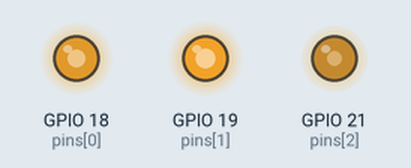
Simulated run of this program. Board: ESP32 board running MicroPython. Shown: output pins drawn as LEDs (lit = HIGH). Random numbers come from a fixed seed.

Above: at 0.1 s.
At 5.1 s:
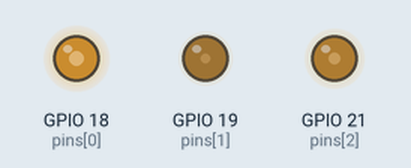
At 9.9 s:
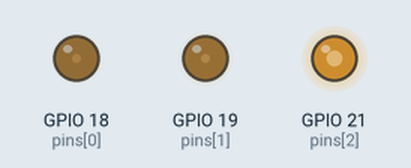
At 19.9 s:
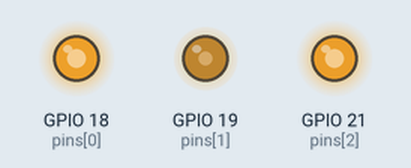
At 29.71 s:
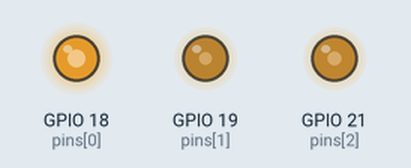
At 39.71 s:
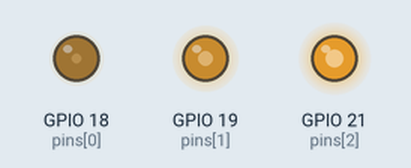
Timing chart, 0 to 40.0 s (numbered marks = the images above):
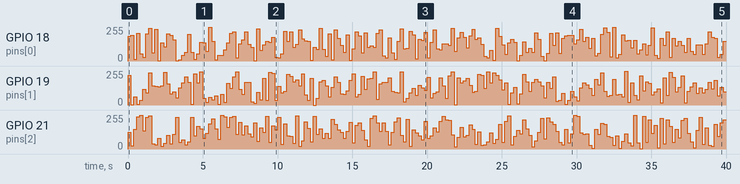

The program:

4.rgb.py
```python
# import Pin, PWM and Random function modules.
from machine import Pin, PWM
from random import randint
import time

#Configure ouput mode of GPIO0, GPIO2 and GPIO15 as PWM output and PWM frequency as 10000Hz.
pins = [18, 19, 21]

pwm0 = PWM(Pin(pins[0]),10000)
pwm1 = PWM(Pin(pins[1]),10000)
pwm2 = PWM(Pin(pins[2]),10000)

#define a function to set the color of RGBLED.
def setColor(r, g, b):
    pwm0.duty(1023-r)
    pwm1.duty(1023-g)
    pwm2.duty(1023-b)

try:
    while True:
        red   = randint(0, 1023)
        green = randint(0, 1023)
        blue  = randint(0, 1023)
        setColor(red, green, blue)
        time.sleep_ms(200)
except:
    pwm0.deinit()
    pwm1.deinit()
    pwm2.deinit()
```

Measured:
- by itself, GPIO 19 (pins[1]): 0/255 → 223/255 at 0.00 s, → 2/255 0.20 s later, → 61/255 0.20 s later, → 6/255 0.20 s later, … (200 changes in this stretch)
- by itself, GPIO 18 (pins[0]): 0/255 → 186/255 at 0.00 s, → 195/255 0.20 s later, → 14/255 0.20 s later, → 207/255 0.20 s later, … (198 changes in this stretch)
